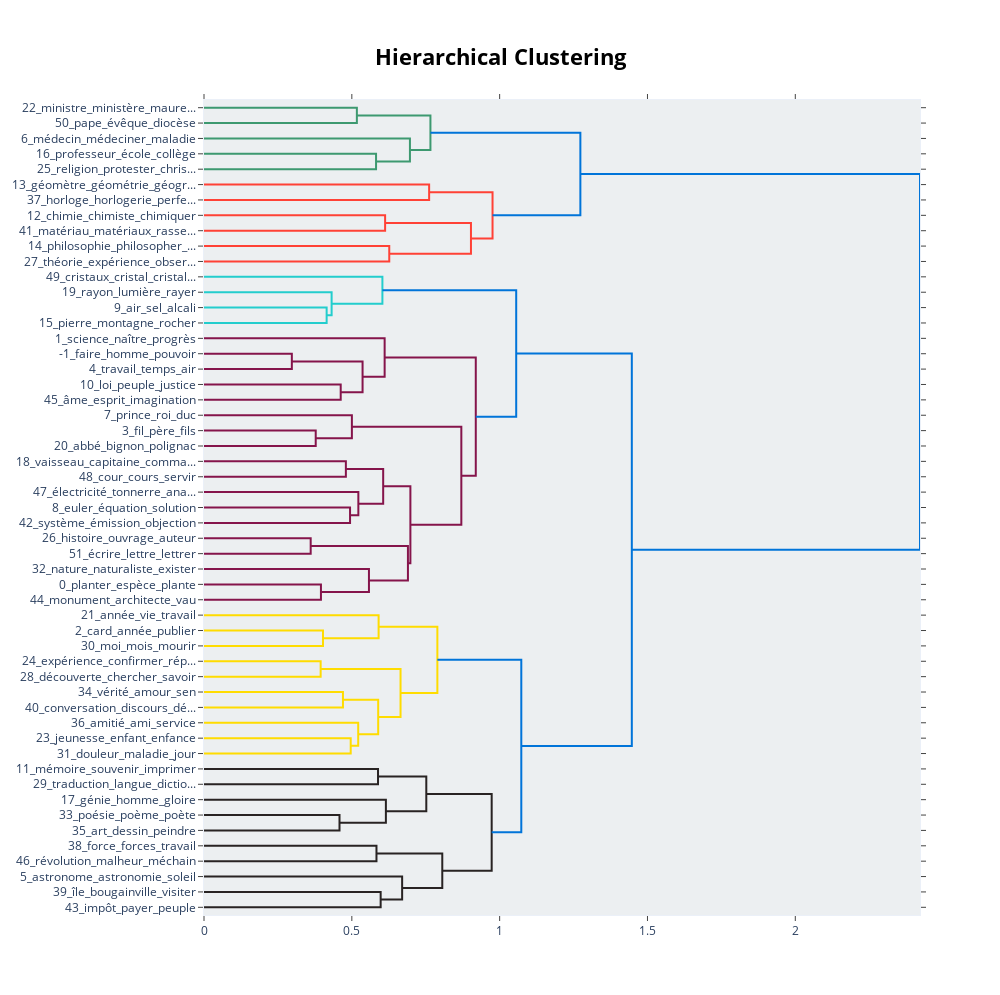

Write notebook code for a chart like this one.
### Code cell
model.visualize_hierarchy()

### Figure 1 — Plotly figure (JSON) as saved in the notebook; plotly's stock layout.template omitted (floating-point values rounded to 4 significant figures)
{"data": [{"hoverinfo": "text", "marker": {"color": "rgb(61,153,112)"}, "mode": "lines", "type": "scatter", "x": [0, 0.5171, 0.5171, 0], "xaxis": "x", "y": [-5, -5, -15, -15], "yaxis": "y"}, {"hoverinfo": "text", "marker": {"color": "rgb(61,153,112)"}, "mode": "lines", "type": "scatter", "x": [0, 0.582, 0.582, 0], "xaxis": "x", "y": [-35, -35, -45, -45], "yaxis": "y"}, {"hoverinfo": "text", "marker": {"color": "rgb(61,153,112)"}, "mode": "lines", "type": "scatter", "x": [0, 0.6965, 0.6965, 0.582], "xaxis": "x", "y": [-25, -25, -40, -40], "yaxis": "y"}, {"hoverinfo": "text", "marker": {"color": "rgb(61,153,112)"}, "mode": "lines", "type": "scatter", "x": [0.5171, 0.7659, 0.7659, 0.6965], "xaxis": "x", "y": [-10, -10, -32.5, -32.5], "yaxis": "y"}, {"hoverinfo": "text", "marker": {"color": "rgb(255,65,54)"}, "mode": "lines", "type": "scatter", "x": [0, 0.7615, 0.7615, 0], "xaxis": "x", "y": [-55, -55, -65, -65], "yaxis": "y"}, {"hoverinfo": "text", "marker": {"color": "rgb(255,65,54)"}, "mode": "lines", "type": "scatter", "x": [0, 0.6126, 0.6126, 0], "xaxis": "x", "y": [-75, -75, -85, -85], "yaxis": "y"}, {"hoverinfo": "text", "marker": {"color": "rgb(255,65,54)"}, "mode": "lines", "type": "scatter", "x": [0, 0.6266, 0.6266, 0], "xaxis": "x", "y": [-95, -95, -105, -105], "yaxis": "y"}, {"hoverinfo": "text", "marker": {"color": "rgb(255,65,54)"}, "mode": "lines", "type": "scatter", "x": [0.6126, 0.903, 0.903, 0.6266], "xaxis": "x", "y": [-80, -80, -100, -100], "yaxis": "y"}, {"hoverinfo": "text", "marker": {"color": "rgb(255,65,54)"}, "mode": "lines", "type": "scatter", "x": [0.7615, 0.976, 0.976, 0.903], "xaxis": "x", "y": [-60, -60, -90, -90], "yaxis": "y"}, {"hoverinfo": "text", "marker": {"color": "rgb(0,116,217)"}, "mode": "lines", "type": "scatter", "x": [0.7659, 1.273, 1.273, 0.976], "xaxis": "x", "y": [-21.25, -21.25, -75, -75], "yaxis": "y"}, {"hoverinfo": "text", "marker": {"color": "rgb(35,205,205)"}, "mode": "lines", "type": "scatter", "x": [0, 0.4148, 0.4148, 0], "xaxis": "x", "y": [-135, -135, -145, -145], "yaxis": "y"}, {"hoverinfo": "text", "marker": {"color": "rgb(35,205,205)"}, "mode": "lines", "type": "scatter", "x": [0, 0.4316, 0.4316, 0.4148], "xaxis": "x", "y": [-125, -125, -140, -140], "yaxis": "y"}, {"hoverinfo": "text", "marker": {"color": "rgb(35,205,205)"}, "mode": "lines", "type": "scatter", "x": [0, 0.6034, 0.6034, 0.4316], "xaxis": "x", "y": [-115, -115, -132.5, -132.5], "yaxis": "y"}, {"hoverinfo": "text", "marker": {"color": "rgb(133,20,75)"}, "mode": "lines", "type": "scatter", "x": [0, 0.2971, 0.2971, 0], "xaxis": "x", "y": [-165, -165, -175, -175], "yaxis": "y"}, {"hoverinfo": "text", "marker": {"color": "rgb(133,20,75)"}, "mode": "lines", "type": "scatter", "x": [0, 0.4624, 0.4624, 0], "xaxis": "x", "y": [-185, -185, -195, -195], "yaxis": "y"}, {"hoverinfo": "text", "marker": {"color": "rgb(133,20,75)"}, "mode": "lines", "type": "scatter", "x": [0.2971, 0.5363, 0.5363, 0.4624], "xaxis": "x", "y": [-170, -170, -190, -190], "yaxis": "y"}, {"hoverinfo": "text", "marker": {"color": "rgb(133,20,75)"}, "mode": "lines", "type": "scatter", "x": [0, 0.611, 0.611, 0.5363], "xaxis": "x", "y": [-155, -155, -180, -180], "yaxis": "y"}, {"hoverinfo": "text", "marker": {"color": "rgb(133,20,75)"}, "mode": "lines", "type": "scatter", "x": [0, 0.3779, 0.3779, 0], "xaxis": "x", "y": [-215, -215, -225, -225], "yaxis": "y"}, {"hoverinfo": "text", "marker": {"color": "rgb(133,20,75)"}, "mode": "lines", "type": "scatter", "x": [0, 0.5002, 0.5002, 0.3779], "xaxis": "x", "y": [-205, -205, -220, -220], "yaxis": "y"}, {"hoverinfo": "text", "marker": {"color": "rgb(133,20,75)"}, "mode": "lines", "type": "scatter", "x": [0, 0.4798, 0.4798, 0], "xaxis": "x", "y": [-235, -235, -245, -245], "yaxis": "y"}, {"hoverinfo": "text", "marker": {"color": "rgb(133,20,75)"}, "mode": "lines", "type": "scatter", "x": [0, 0.494, 0.494, 0], "xaxis": "x", "y": [-265, -265, -275, -275], "yaxis": "y"}, {"hoverinfo": "text", "marker": {"color": "rgb(133,20,75)"}, "mode": "lines", "type": "scatter", "x": [0, 0.5221, 0.5221, 0.494], "xaxis": "x", "y": [-255, -255, -270, -270], "yaxis": "y"}, {"hoverinfo": "text", "marker": {"color": "rgb(133,20,75)"}, "mode": "lines", "type": "scatter", "x": [0.4798, 0.6061, 0.6061, 0.5221], "xaxis": "x", "y": [-240, -240, -262.5, -262.5], "yaxis": "y"}, {"hoverinfo": "text", "marker": {"color": "rgb(133,20,75)"}, "mode": "lines", "type": "scatter", "x": [0, 0.3608, 0.3608, 0], "xaxis": "x", "y": [-285, -285, -295, -295], "yaxis": "y"}, {"hoverinfo": "text", "marker": {"color": "rgb(133,20,75)"}, "mode": "lines", "type": "scatter", "x": [0, 0.3955, 0.3955, 0], "xaxis": "x", "y": [-315, -315, -325, -325], "yaxis": "y"}, {"hoverinfo": "text", "marker": {"color": "rgb(133,20,75)"}, "mode": "lines", "type": "scatter", "x": [0, 0.5579, 0.5579, 0.3955], "xaxis": "x", "y": [-305, -305, -320, -320], "yaxis": "y"}, {"hoverinfo": "text", "marker": {"color": "rgb(133,20,75)"}, "mode": "lines", "type": "scatter", "x": [0.3608, 0.6898, 0.6898, 0.5579], "xaxis": "x", "y": [-290, -290, -312.5, -312.5], "yaxis": "y"}, {"hoverinfo": "text", "marker": {"color": "rgb(133,20,75)"}, "mode": "lines", "type": "scatter", "x": [0.6061, 0.6981, 0.6981, 0.6898], "xaxis": "x", "y": [-251.2, -251.2, -301.2, -301.2], "yaxis": "y"}, {"hoverinfo": "text", "marker": {"color": "rgb(133,20,75)"}, "mode": "lines", "type": "scatter", "x": [0.5002, 0.8704, 0.8704, 0.6981], "xaxis": "x", "y": [-212.5, -212.5, -276.2, -276.2], "yaxis": "y"}, {"hoverinfo": "text", "marker": {"color": "rgb(133,20,75)"}, "mode": "lines", "type": "scatter", "x": [0.611, 0.9193, 0.9193, 0.8704], "xaxis": "x", "y": [-167.5, -167.5, -244.4, -244.4], "yaxis": "y"}, {"hoverinfo": "text", "marker": {"color": "rgb(0,116,217)"}, "mode": "lines", "type": "scatter", "x": [0.6034, 1.056, 1.056, 0.9193], "xaxis": "x", "y": [-123.8, -123.8, -205.9, -205.9], "yaxis": "y"}, {"hoverinfo": "text", "marker": {"color": "rgb(255,220,0)"}, "mode": "lines", "type": "scatter", "x": [0, 0.4025, 0.4025, 0], "xaxis": "x", "y": [-345, -345, -355, -355], "yaxis": "y"}, {"hoverinfo": "text", "marker": {"color": "rgb(255,220,0)"}, "mode": "lines", "type": "scatter", "x": [0, 0.5906, 0.5906, 0.4025], "xaxis": "x", "y": [-335, -335, -350, -350], "yaxis": "y"}, {"hoverinfo": "text", "marker": {"color": "rgb(255,220,0)"}, "mode": "lines", "type": "scatter", "x": [0, 0.3945, 0.3945, 0], "xaxis": "x", "y": [-365, -365, -375, -375], "yaxis": "y"}, {"hoverinfo": "text", "marker": {"color": "rgb(255,220,0)"}, "mode": "lines", "type": "scatter", "x": [0, 0.47, 0.47, 0], "xaxis": "x", "y": [-385, -385, -395, -395], "yaxis": "y"}, {"hoverinfo": "text", "marker": {"color": "rgb(255,220,0)"}, "mode": "lines", "type": "scatter", "x": [0, 0.4962, 0.4962, 0], "xaxis": "x", "y": [-415, -415, -425, -425], "yaxis": "y"}, {"hoverinfo": "text", "marker": {"color": "rgb(255,220,0)"}, "mode": "lines", "type": "scatter", "x": [0, 0.5216, 0.5216, 0.4962], "xaxis": "x", "y": [-405, -405, -420, -420], "yaxis": "y"}, {"hoverinfo": "text", "marker": {"color": "rgb(255,220,0)"}, "mode": "lines", "type": "scatter", "x": [0.47, 0.5892, 0.5892, 0.5216], "xaxis": "x", "y": [-390, -390, -412.5, -412.5], "yaxis": "y"}, {"hoverinfo": "text", "marker": {"color": "rgb(255,220,0)"}, "mode": "lines", "type": "scatter", "x": [0.3945, 0.6648, 0.6648, 0.5892], "xaxis": "x", "y": [-370, -370, -401.2, -401.2], "yaxis": "y"}, {"hoverinfo": "text", "marker": {"color": "rgb(255,220,0)"}, "mode": "lines", "type": "scatter", "x": [0.5906, 0.7893, 0.7893, 0.6648], "xaxis": "x", "y": [-342.5, -342.5, -385.6, -385.6], "yaxis": "y"}, {"hoverinfo": "text", "marker": {"color": "rgb(40,35,35)"}, "mode": "lines", "type": "scatter", "x": [0, 0.5886, 0.5886, 0], "xaxis": "x", "y": [-435, -435, -445, -445], "yaxis": "y"}, {"hoverinfo": "text", "marker": {"color": "rgb(40,35,35)"}, "mode": "lines", "type": "scatter", "x": [0, 0.4583, 0.4583, 0], "xaxis": "x", "y": [-465, -465, -475, -475], "yaxis": "y"}, {"hoverinfo": "text", "marker": {"color": "rgb(40,35,35)"}, "mode": "lines", "type": "scatter", "x": [0, 0.6152, 0.6152, 0.4583], "xaxis": "x", "y": [-455, -455, -470, -470], "yaxis": "y"}, {"hoverinfo": "text", "marker": {"color": "rgb(40,35,35)"}, "mode": "lines", "type": "scatter", "x": [0.5886, 0.7519, 0.7519, 0.6152], "xaxis": "x", "y": [-440, -440, -462.5, -462.5], "yaxis": "y"}, {"hoverinfo": "text", "marker": {"color": "rgb(40,35,35)"}, "mode": "lines", "type": "scatter", "x": [0, 0.5834, 0.5834, 0], "xaxis": "x", "y": [-485, -485, -495, -495], "yaxis": "y"}, {"hoverinfo": "text", "marker": {"color": "rgb(40,35,35)"}, "mode": "lines", "type": "scatter", "x": [0, 0.5975, 0.5975, 0], "xaxis": "x", "y": [-515, -515, -525, -525], "yaxis": "y"}, {"hoverinfo": "text", "marker": {"color": "rgb(40,35,35)"}, "mode": "lines", "type": "scatter", "x": [0, 0.6702, 0.6702, 0.5975], "xaxis": "x", "y": [-505, -505, -520, -520], "yaxis": "y"}, {"hoverinfo": "text", "marker": {"color": "rgb(40,35,35)"}, "mode": "lines", "type": "scatter", "x": [0.5834, 0.806, 0.806, 0.6702], "xaxis": "x", "y": [-490, -490, -512.5, -512.5], "yaxis": "y"}, {"hoverinfo": "text", "marker": {"color": "rgb(40,35,35)"}, "mode": "lines", "type": "scatter", "x": [0.7519, 0.9731, 0.9731, 0.806], "xaxis": "x", "y": [-451.2, -451.2, -501.2, -501.2], "yaxis": "y"}, {"hoverinfo": "text", "marker": {"color": "rgb(0,116,217)"}, "mode": "lines", "type": "scatter", "x": [0.7893, 1.073, 1.073, 0.9731], "xaxis": "x", "y": [-364.1, -364.1, -476.2, -476.2], "yaxis": "y"}, {"hoverinfo": "text", "marker": {"color": "rgb(0,116,217)"}, "mode": "lines", "type": "scatter", "x": [1.056, 1.447, 1.447, 1.073], "xaxis": "x", "y": [-164.8, -164.8, -420.2, -420.2], "yaxis": "y"}, {"hoverinfo": "text", "marker": {"color": "rgb(0,116,217)"}, "mode": "lines", "type": "scatter", "x": [1.273, 2.422, 2.422, 1.447], "xaxis": "x", "y": [-48.12, -48.12, -292.5, -292.5], "yaxis": "y"}], "layout": {"autosize": false, "height": 995, "hoverlabel": {"bgcolor": "white", "font": {"family": "Rockwell", "size": 16}}, "hovermode": "closest", "plot_bgcolor": "#ECEFF1", "showlegend": false, "title": {"font": {"color": "Black", "size": 22}, "text": "<b>Hierarchical Clustering", "x": 0.5, "xanchor": "center", "yanchor": "top"}, "width": 1000, "xaxis": {"mirror": "allticks", "rangemode": "tozero", "showgrid": false, "showline": true, "showticklabels": true, "ticks": "outside", "type": "linear", "zeroline": false}, "yaxis": {"mirror": "allticks", "range": [-530, 0], "rangemode": "tozero", "showgrid": false, "showline": true, "showticklabels": true, "tickmode": "array", "ticks": "outside", "ticktext": ["22_ministre_ministère_maure...", "50_pape_évêque_diocèse", "6_médecin_médeciner_maladie", "16_professeur_école_collège", "25_religion_protester_chris...", "13_géomètre_géométrie_géogr...", "37_horloge_horlogerie_perfe...", "12_chimie_chimiste_chimiquer", "41_matériau_matériaux_rasse...", "14_philosophie_philosopher_...", "27_théorie_expérience_obser...", "49_cristaux_cristal_cristal...", "19_rayon_lumière_rayer", "9_air_sel_alcali", "15_pierre_montagne_rocher", "1_science_naître_progrès", "-1_faire_homme_pouvoir", "4_travail_temps_air", "10_loi_peuple_justice", "45_âme_esprit_imagination", "7_prince_roi_duc", "3_fil_père_fils", "20_abbé_bignon_polignac", "18_vaisseau_capitaine_comma...", "48_cour_cours_servir", "47_électricité_tonnerre_ana...", "8_euler_équation_solution", "42_système_émission_objection", "26_histoire_ouvrage_auteur", "51_écrire_lettre_lettrer", "32_nature_naturaliste_exister", "0_planter_espèce_plante", "44_monument_architecte_vau", "21_année_vie_travail", "2_card_année_publier", "30_moi_mois_mourir", "24_expérience_confirmer_rép...", "28_découverte_chercher_savoir", "34_vérité_amour_sen", "40_conversation_discours_dé...", "36_amitié_ami_service", "23_jeunesse_enfant_enfance", "31_douleur_maladie_jour", "11_mémoire_souvenir_imprimer", "29_traduction_langue_dictio...", "17_génie_homme_gloire", "33_poésie_poème_poète", "35_art_dessin_peindre", "38_force_forces_travail", "46_révolution_malheur_méchain", "5_astronome_astronomie_soleil", "39_île_bougainville_visiter", "43_impôt_payer_peuple"], "tickvals": [-5, -15, -25, -35, -45, -55, -65, -75, -85, -95, -105, -115, -125, -135, -145, -155, -165, -175, -185, -195, -205, -215, -225, -235, -245, -255, -265, -275, -285, -295, -305, -315, -325, -335, -345, -355, -365, -375, -385, -395, -405, -415, -425, -435, -445, -455, -465, -475, -485, -495, -505, -515, -525], "type": "linear", "zeroline": false}}}
